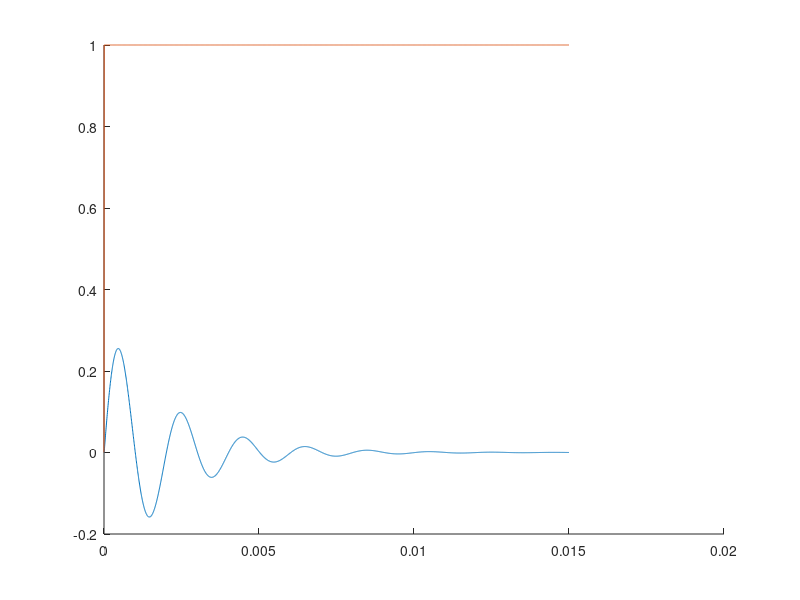

Here is the MATLAB script that generated this plot:
% Script to simulate RLC circuit

%% Initial constants
h = 1/(192*10^3); % h is 1/192k hz

kmax = 2880; % number of time steps
% components of circuit
R = 100;
L = 100*10^-3;
C = 1*10^-6;

Vin = [0; ones(kmax, 1)];

Vc = 0;
I = 0;

% Matricies derived
x = [Vc, I; zeros(kmax, 2)];
A = [1, h/C;
    -h/L, 1-h*R/L];
B = [0; h/L];

%% Simulating as time goes on
for k=2:kmax
%     xk=A*(x(k-1, :)')+B*Vin(k-1, :);
%     x(k, :) = xk';
    x(k, :) = A*(x(k-1, :)')+B*Vin(k-1, :);
end

%% Plotting
t = 0:h:kmax*h; % Make time vector

figure;
hold on;
plot(t, x(:, 2)*R);
plot(t, Vin(:, 1));